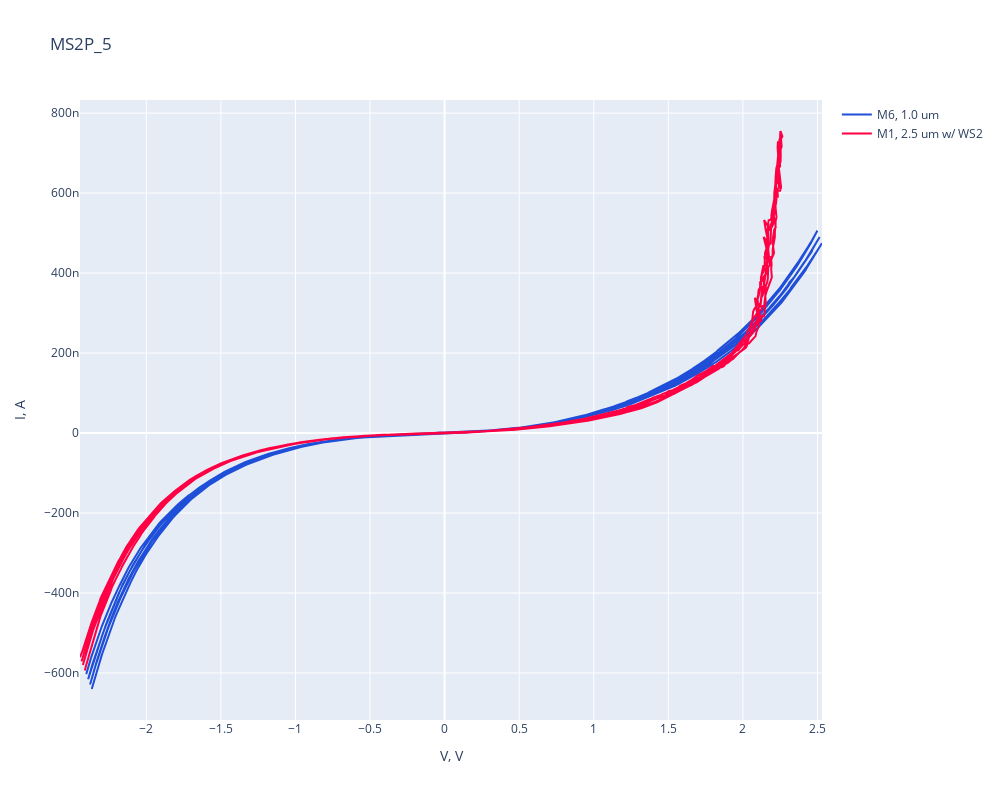

This figure's notebook cell:
### Code cell
dfs, labels = build_dfs(directory)
fig = go.Figure()
plotter(fig, dfs, labels, device)

### Figure 1 — Plotly figure (JSON) as saved in the notebook; plotly's stock layout.template omitted (floating-point values rounded to 4 significant figures; data arrays with more than 128 entries replaced by an {"elided": "..."} marker saying what was removed)
{"data": [{"line": {"color": "#1f4fd8", "width": 2}, "mode": "lines", "name": "M6, 1.0 um", "type": "scatter", "x": {"elided": "2406 float values"}, "y": {"elided": "2406 float values"}}, {"line": {"color": "#ff0044", "width": 2}, "mode": "lines", "name": "M1, 2.5 um w/ WS2", "type": "scatter", "x": {"elided": "2406 float values"}, "y": {"elided": "2406 float values"}}], "layout": {"height": 800, "title": {"text": "MS2P_5"}, "width": 1000, "xaxis": {"title": {"text": "V, V"}}, "yaxis": {"title": {"text": "I, A"}}}}
